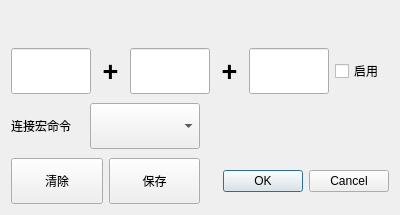
<?xml version="1.0" encoding="UTF-8"?>
<ui version="4.0">
 <class>Dialog</class>
 <widget class="QDialog" name="Dialog">
  <property name="geometry">
   <rect>
    <x>0</x>
    <y>0</y>
    <width>400</width>
    <height>215</height>
   </rect>
  </property>
  <property name="windowTitle">
   <string>Dialog</string>
  </property>
  <layout class="QVBoxLayout" name="verticalLayout" stretch="2,3,0,3,0,3">
   <item>
    <widget class="QLabel" name="input_list_label">
     <property name="sizePolicy">
      <sizepolicy hsizetype="Preferred" vsizetype="Preferred">
       <horstretch>0</horstretch>
       <verstretch>0</verstretch>
      </sizepolicy>
     </property>
     <property name="minimumSize">
      <size>
       <width>0</width>
       <height>20</height>
      </size>
     </property>
     <property name="text">
      <string/>
     </property>
    </widget>
   </item>
   <item>
    <layout class="QHBoxLayout" name="horizontalLayout" stretch="3,1,3,1,3,2">
     <item>
      <widget class="QLineEdit" name="input1_lineEdit">
       <property name="sizePolicy">
        <sizepolicy hsizetype="Preferred" vsizetype="Preferred">
         <horstretch>0</horstretch>
         <verstretch>0</verstretch>
        </sizepolicy>
       </property>
      </widget>
     </item>
     <item>
      <widget class="QLabel" name="add1_label">
       <property name="sizePolicy">
        <sizepolicy hsizetype="Preferred" vsizetype="Preferred">
         <horstretch>0</horstretch>
         <verstretch>0</verstretch>
        </sizepolicy>
       </property>
       <property name="font">
        <font>
         <pointsize>20</pointsize>
         <weight>75</weight>
         <bold>true</bold>
        </font>
       </property>
       <property name="lineWidth">
        <number>1</number>
       </property>
       <property name="text">
        <string>+</string>
       </property>
       <property name="alignment">
        <set>Qt::AlignCenter</set>
       </property>
      </widget>
     </item>
     <item>
      <widget class="QLineEdit" name="input2_lineEdit">
       <property name="sizePolicy">
        <sizepolicy hsizetype="Preferred" vsizetype="Preferred">
         <horstretch>0</horstretch>
         <verstretch>0</verstretch>
        </sizepolicy>
       </property>
      </widget>
     </item>
     <item>
      <widget class="QLabel" name="add2_label">
       <property name="sizePolicy">
        <sizepolicy hsizetype="Preferred" vsizetype="Preferred">
         <horstretch>0</horstretch>
         <verstretch>0</verstretch>
        </sizepolicy>
       </property>
       <property name="font">
        <font>
         <pointsize>20</pointsize>
         <weight>75</weight>
         <bold>true</bold>
        </font>
       </property>
       <property name="text">
        <string>+</string>
       </property>
       <property name="alignment">
        <set>Qt::AlignCenter</set>
       </property>
      </widget>
     </item>
     <item>
      <widget class="QLineEdit" name="input3_lineEdit">
       <property name="sizePolicy">
        <sizepolicy hsizetype="Preferred" vsizetype="Preferred">
         <horstretch>0</horstretch>
         <verstretch>0</verstretch>
        </sizepolicy>
       </property>
      </widget>
     </item>
     <item>
      <widget class="QCheckBox" name="enable_checkBox">
       <property name="sizePolicy">
        <sizepolicy hsizetype="Preferred" vsizetype="Preferred">
         <horstretch>0</horstretch>
         <verstretch>0</verstretch>
        </sizepolicy>
       </property>
       <property name="text">
        <string>启用</string>
       </property>
      </widget>
     </item>
    </layout>
   </item>
   <item>
    <spacer name="verticalSpacer">
     <property name="orientation">
      <enum>Qt::Vertical</enum>
     </property>
     <property name="sizeHint" stdset="0">
      <size>
       <width>20</width>
       <height>3</height>
      </size>
     </property>
    </spacer>
   </item>
   <item>
    <layout class="QHBoxLayout" name="horizontalLayout_2" stretch="2,3,5">
     <item>
      <widget class="QLabel" name="label">
       <property name="sizePolicy">
        <sizepolicy hsizetype="Preferred" vsizetype="Preferred">
         <horstretch>0</horstretch>
         <verstretch>0</verstretch>
        </sizepolicy>
       </property>
       <property name="text">
        <string>连接宏命令</string>
       </property>
      </widget>
     </item>
     <item>
      <widget class="QComboBox" name="macro_name_comboBox">
       <property name="sizePolicy">
        <sizepolicy hsizetype="Preferred" vsizetype="Preferred">
         <horstretch>0</horstretch>
         <verstretch>0</verstretch>
        </sizepolicy>
       </property>
      </widget>
     </item>
     <item>
      <widget class="QLabel" name="info_label">
       <property name="sizePolicy">
        <sizepolicy hsizetype="Preferred" vsizetype="Preferred">
         <horstretch>0</horstretch>
         <verstretch>0</verstretch>
        </sizepolicy>
       </property>
       <property name="text">
        <string/>
       </property>
      </widget>
     </item>
    </layout>
   </item>
   <item>
    <spacer name="verticalSpacer_2">
     <property name="orientation">
      <enum>Qt::Vertical</enum>
     </property>
     <property name="sizeHint" stdset="0">
      <size>
       <width>20</width>
       <height>3</height>
      </size>
     </property>
    </spacer>
   </item>
   <item>
    <layout class="QHBoxLayout" name="horizontalLayout_3" stretch="1,1,2">
     <item>
      <widget class="QPushButton" name="delete_input_pushButton">
       <property name="sizePolicy">
        <sizepolicy hsizetype="Preferred" vsizetype="Preferred">
         <horstretch>0</horstretch>
         <verstretch>0</verstretch>
        </sizepolicy>
       </property>
       <property name="text">
        <string>清除</string>
       </property>
      </widget>
     </item>
     <item>
      <widget class="QPushButton" name="save_input_pushButton">
       <property name="sizePolicy">
        <sizepolicy hsizetype="Preferred" vsizetype="Preferred">
         <horstretch>0</horstretch>
         <verstretch>0</verstretch>
        </sizepolicy>
       </property>
       <property name="text">
        <string>保存</string>
       </property>
      </widget>
     </item>
     <item>
      <widget class="QDialogButtonBox" name="buttonBox">
       <property name="sizePolicy">
        <sizepolicy hsizetype="Preferred" vsizetype="Preferred">
         <horstretch>0</horstretch>
         <verstretch>0</verstretch>
        </sizepolicy>
       </property>
       <property name="orientation">
        <enum>Qt::Horizontal</enum>
       </property>
       <property name="standardButtons">
        <set>QDialogButtonBox::Cancel|QDialogButtonBox::Ok</set>
       </property>
      </widget>
     </item>
    </layout>
   </item>
  </layout>
 </widget>
 <resources/>
 <connections>
  <connection>
   <sender>buttonBox</sender>
   <signal>accepted()</signal>
   <receiver>Dialog</receiver>
   <slot>accept()</slot>
   <hints>
    <hint type="sourcelabel">
     <x>248</x>
     <y>254</y>
    </hint>
    <hint type="destinationlabel">
     <x>157</x>
     <y>274</y>
    </hint>
   </hints>
  </connection>
  <connection>
   <sender>buttonBox</sender>
   <signal>rejected()</signal>
   <receiver>Dialog</receiver>
   <slot>reject()</slot>
   <hints>
    <hint type="sourcelabel">
     <x>316</x>
     <y>260</y>
    </hint>
    <hint type="destinationlabel">
     <x>286</x>
     <y>274</y>
    </hint>
   </hints>
  </connection>
 </connections>
</ui>
